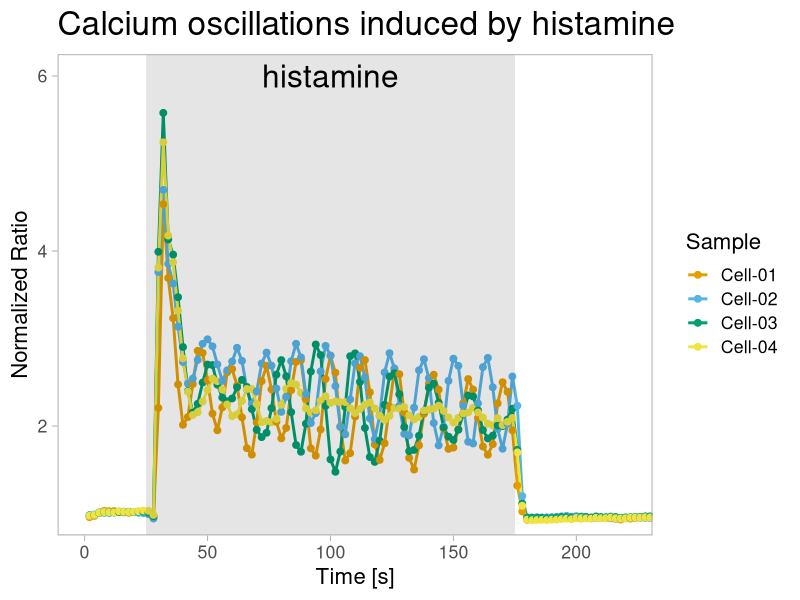
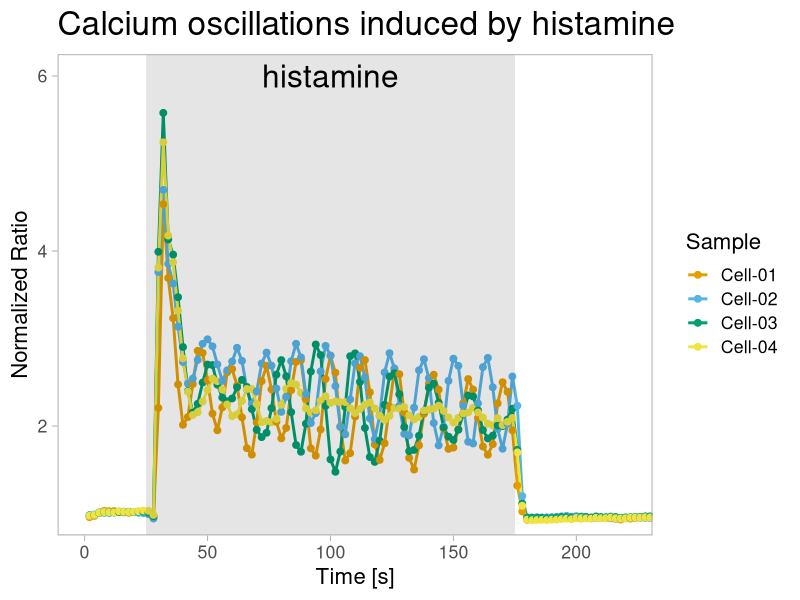

Reproduce these figures in R, in order.
# ++++++++++++++++++++++++++++++++++++++++++++++++++++++++++++++++++++++++++++++++++++
# R-Script for plotting ratiometric time-series data, retrieved from FIJI
# Created by Joachim Goedhart (@joachimgoedhart), first version 2020
# ++++++++++++++++++++++++++++++++++++++++++++++++++++++++++++++++++++++++++++++++++++

require(tidyverse)

#Define a color palette that was first described by Color Universal Design (CUD): https://jfly.uni-koeln.de/color/
#See for more on color palettes: https://thenode.biologists.com/data-visualization-with-flying-colors
Okabe_Ito <- c("#E69F00", "#56B4E9", "#009E73", "#F0E442", "#0072B2", "#D55E00", "#CC79A7", "#000000")


#Read the results file generated by FIJI
df_CFP <- read.csv("Results-CFP.csv")
df_YFP <- read.csv("Results-YFP.csv")

#Split the column 'Label' into three separate columns, using the colon as delimiter
df_split_CFP <- df_CFP %>% separate(Label,c("filename", "Sample","Number"),sep=':')
df_split_YFP <- df_YFP %>% separate(Label,c("filename", "Sample","Number"),sep=':')

#Rename the column with mean intensity
df_split_CFP <- df_split_CFP %>% select(Sample, Mean, Slice) %>% rename('Mean_CFP'='Mean') 
df_split_YFP <- df_split_YFP %>% select(Sample, Mean, Slice) %>% rename('Mean_YFP'='Mean')

#Unite the two dataframes
df <- full_join(df_split_YFP, df_split_CFP, by = c("Sample","Slice"))

#Normalization (here on the average of the first 5 time points)
df <- df %>% group_by(Sample) %>% mutate(norm_YFP=Mean_YFP/mean(Mean_YFP[1:5]),
                                         norm_CFP=Mean_CFP/mean(Mean_CFP[1:5]))

#Calculate ratio
df <- df %>% mutate(ratio=norm_YFP/norm_CFP)

#Add the time information based on a (known) interval (here we use 2 seconds):
df <- df %>% mutate(Time=Slice*2)

#Save the processed data as a new csv file
write.csv(df, 'Normalized_data.csv')

#Plot - By turning a line of code into a comment with a '#', the effect of different functions can be discovered
#
ggplot(data=df, aes(x=Time, y=ratio, group=Sample, color=Sample))+
  geom_line(size=1) +
  geom_point(size=2) +
  scale_color_manual(values=Okabe_Ito) +
  annotate("rect",xmin=25,xmax=175,ymin=-Inf,ymax=Inf,alpha=0.1,fill="black")+
  annotate("text", x=100, y=6, alpha=1, size = 8, label='histamine') +
  theme_light(base_size = 16) +
  labs(x = "Time [s]", y = "Normalized Ratio") +
  labs(title = "Calcium oscillations induced by histamine") +
  theme(plot.title = element_text(size=24)) +
  theme(panel.grid = element_blank()) +
  # theme(legend.position="none") +
  # facet_wrap(~Sample) +
  coord_cartesian(xlim=c(0,220),ylim=c(1,6)) +
  NULL #Do not remove or uncomment this line

ggsave(
  'Ratio-plot.png',
  plot = last_plot(),
  device = 'png',
  width=21,
  height=16,
  units = 'cm',
  dpi = 300
)









